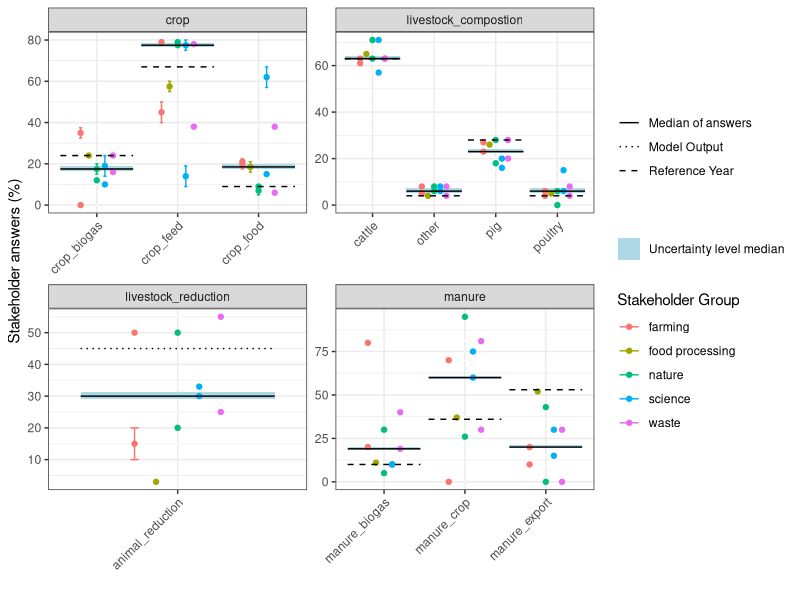

Source code (R): (Note: this script raises an error after producing the figure.)
answers <- read.csv('data/stakeholder_answers.csv')

library(ggplot2)
library(tidyverse)


#--------------------#
#Dotplot stakeholder answers
#---------------------#


#data of reference year
old_df <- answers[1:11,]
old_df$stakeholder <- c(rep('Reference Year',3), 'Model Output', rep('Reference Year', 7))
old_df$middle <- c(24, 67, 9, 45, 63, 28, 4, 4, 53, 10, 36)

#set uncertainty level of estimation
uncertainty_level <- 0.2

#summarise stakeholder inpu median
answers_summarised <- answers %>% 
  group_by(var, category) %>% 
  summarise(middle = median(middle)) %>% 
  mutate(upper = middle * (1 + uncertainty_level),
         lower = middle * (1 - uncertainty_level))

answers_summarised$xmin <- c(1,1,1,2,3,1,2,3,2,3,4) - 0.45
answers_summarised$xmax <- c(1,1,1,2,3,1,2,3,2,3,4) + 0.45



ggplot(answers, aes(x = var, y = middle)) + 
  facet_wrap(~category, scales = 'free') +
  geom_point(size = 0.001, col = 'white')+
  geom_rect(data = answers_summarised, aes(xmin = xmin, xmax = xmax, ymin = middle - (1-uncertainty_level), 
                                           ymax = middle + (1+uncertainty_level), group = var, 
                                           fill = 'Uncertainty level median')) +
  geom_point(position=position_dodge(width=0.5), size = 1.5, aes(col = stakeholder_group)) +
  geom_errorbar(aes(ymin=lower, ymax=upper, col = stakeholder_group), width=.2,
                position=position_dodge(0.5))+
  geom_segment(data = old_df, aes(
    x = c(1:3,1 , 1,3,2,4, 3,1,2) - .45,
    xend = c(1:3,1, 1,3,2,4, 3,1,2) + .45,
    y = middle,
    yend = middle,
    linetype = stakeholder), col = 'black')+
  geom_segment(data = answers_summarised, aes(
    x = xmin,
    xend = xmax,
    y = middle,
    yend = middle,
    linetype = 'Median of answers'))+
  scale_linetype_manual("", values = c(1,3,2)) +
  scale_fill_manual("", values = c('lightblue')) +
  ylab('Stakeholder answers (%)') +
  xlab('') +
  theme_bw() +
  labs(colour='Stakeholder Group')+
  theme(axis.text.x = element_text(angle = 45, vjust = 1, hjust = 1))


#ggsave(filename = 'figures/stakeholder_answers.jpeg', device = 'jpeg', width = 20, height = 15, units = 'cm')


answers <- read.csv('data/stakeholder_answers.csv')


answers$stakeholder_group <- factor(answers$stakeholder_group,
                                    levels = c('farming',
                                               'food processing',
                                               'nature', 
                                               'science', 'waste'),
                                    labels = c('Farming',
                                               'Food processing',
                                      'Nature conservation',
                                               'Research',
                                      'Waste management'
                                               ))

answers$var <- factor(answers$var, 
                      levels = c('crop_biogas',
                                  'crop_feed',
                                  'crop_food',
                                  'animal_reduction',
                                  'cattle',
                                  'pig',
                                  'poultry',
                                  'other',
                                  'manure_biogas',
                                  'manure_crop',
                                 'manure_export'),
                      labels = c('Biogas\nsubstrate',
                                 'Feed',
                                 'Food',
                                 ' ',
                                 'Cattle',
                                 'Pigs',
                                 'Poultry',
                                 'Others',
                                 'Biogas\nsubstrate',
                                 'Local\napplication',
                                 'Export'))

answers$category <- factor(answers$category,
                           levels = c('crop',
                                      'livestock_compostion',
                                      'livestock_reduction',
                                      'manure'),
                           labels = c('Crop allocation',
                                      'Livestock composition',
                                      'Livestock reduction',
                                      'Manure allocation'))

unique(answers$category)

unique(answers$var)

library(ggtext)

base_size <- 17
width <- 24
height <- 17

cbp1 <- c("#999999", "#E69F00", "#56B4E9", "#009E73",
          "#CC79A7")

#make an invisible point at 000000 for all answers

ggplot(answers, aes(x = var, y = middle)) + 
  geom_point(size = 0.001, col = 'grey94', aes(y = 0)) +
  geom_point(size = 0.001, col = 'grey94', aes(y = 100)) +
  facet_wrap(~category, scales = 'free') +
  geom_point(size = 0.001, col = 'grey94')+
  geom_point(position=position_dodge(width=0.5), size = 2, aes(col = stakeholder_group)) +
  geom_errorbar(aes(ymin=lower, ymax=upper, col = stakeholder_group), width=.2,
                position=position_dodge(0.5))+
  ylab('Stakeholder estimates for the aspects, given in %') +
  xlab('') +
  scale_color_manual(values=cbp1) +
  labs(colour='Stakeholder groups')+
  theme_bw(base_size = base_size) +
  # theme(axis.text.x = element_text(angle = 45, vjust = 1, hjust = 1), 
  #       axis.text = element_textbox_simple())
  theme(axis.text = element_textbox_simple())
ggsave(filename = 'figures/stakeholder_answers.jpg', device = 'jpeg', width = width, height = height, units = 'cm')
